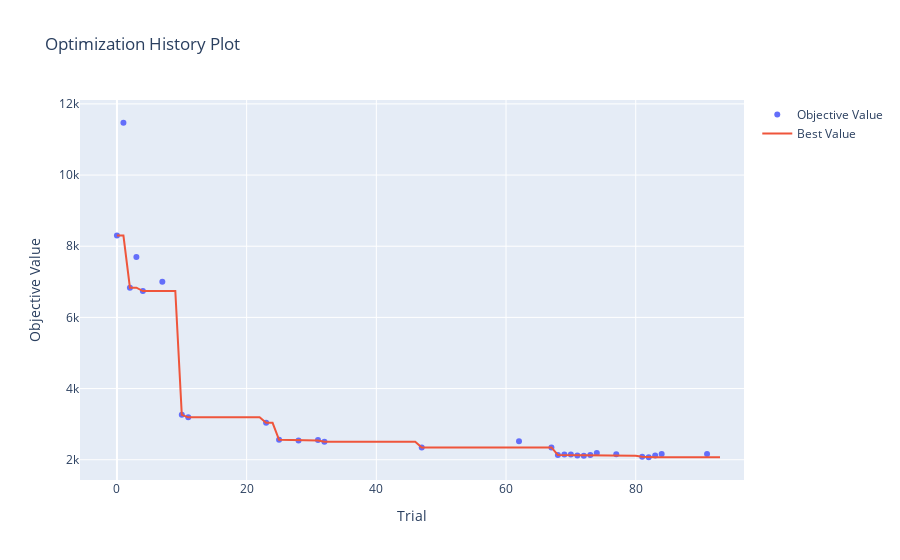
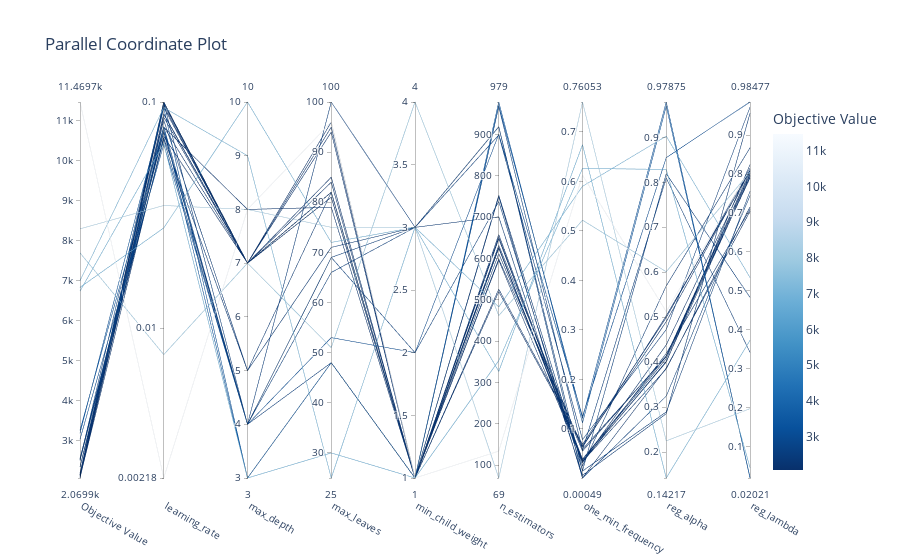
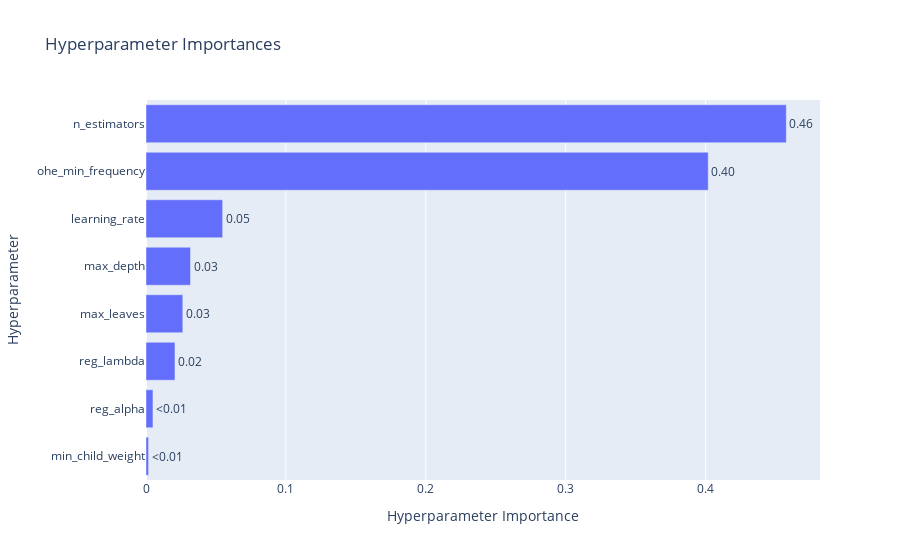

The notebook cell these images were saved under, in order:
### Markdown cell above
## 5. Visualizaciones (5 puntos)

<p align="center">
  <img src="https://media.tenor.com/F-LgB1xTebEAAAAd/look-at-this-graph-nickelback.gif">
</p>


Satisfecho con su trabajo, Fiu le pregunta si es posible generar visualizaciones que permitan entender el entrenamiento de su modelo.

A partir del siguiente <a href = https://optuna.readthedocs.io/en/stable/tutorial/10_key_features/005_visualization.html#visualization>enlace</a>, genere las siguientes visualizaciones:

1. Gráfico de historial de optimización [1 punto]
2. Gráfico de coordenadas paralelas [1 punto]
3. Gráfico de importancia de hiperparámetros [1 punto]

Comente sus resultados:

4. ¿Desde qué *trial* se empiezan a observar mejoras notables en sus resultados? [0.5 puntos]
5. ¿Qué tendencias puede observar a partir del gráfico de coordenadas paralelas? [1 punto]
6. ¿Cuáles son los hiperparámetros con mayor importancia para la optimización de su modelo? [0.5 puntos]

### Code cell
# Inserte su código acá
from optuna.visualization import (
    plot_optimization_history,
    plot_parallel_coordinate,
    plot_param_importances,
)

plot_optimization_history(study_prune).show()

plot_parallel_coordinate(study_prune).show()

plot_param_importances(study_prune).show()

### Figure 1 — Plotly figure (JSON) as saved in the notebook; plotly's stock layout.template omitted (floating-point values rounded to 4 significant figures)
{"data": [{"mode": "markers", "name": "Objective Value", "type": "scatter", "x": [0, 1, 2, 3, 4, 7, 10, 11, 23, 25, 28, 31, 32, 47, 62, 67, 68, 69, 70, 71, 72, 73, 74, 77, 81, 82, 83, 84, 91], "y": [8298.0, 11470.0, 6834.0, 7698.0, 6741.0, 7002.0, 3262.0, 3192.0, 3037.0, 2558.0, 2538.0, 2553.0, 2507.0, 2347.0, 2519.0, 2345.0, 2133.0, 2145.0, 2145.0, 2118.0, 2115.0, 2132.0, 2190.0, 2152.0, 2083.0, 2070.0, 2119.0, 2161.0, 2159.0]}, {"mode": "lines", "name": "Best Value", "type": "scatter", "x": [0, 1, 2, 3, 4, 5, 6, 7, 8, 9, 10, 11, 12, 13, 14, 15, 16, 17, 18, 19, 20, 21, 22, 23, 24, 25, 26, 27, 28, 29, 30, 31, 32, 33, 34, 35, 36, 37, 38, 39, 40, 41, 42, 43, 44, 45, 46, 47, 48, 49, 50, 51, 52, 53, 54, 55, 56, 57, 58, 59, 60, 61, 62, 63, 64, 65, 66, 67, 68, 69, 70, 71, 72, 73, 74, 75, 76, 77, 78, 79, 80, 81, 82, 83, 84, 85, 86, 87, 88, 89, 90, 91, 92, 93], "y": [8298.0, 8298.0, 6834.0, 6834.0, 6741.0, 6741.0, 6741.0, 6741.0, 6741.0, 6741.0, 3262.0, 3192.0, 3192.0, 3192.0, 3192.0, 3192.0, 3192.0, 3192.0, 3192.0, 3192.0, 3192.0, 3192.0, 3192.0, 3037.0, 3037.0, 2558.0, 2558.0, 2558.0, 2538.0, 2538.0, 2538.0, 2538.0, 2507.0, 2507.0, 2507.0, 2507.0, 2507.0, 2507.0, 2507.0, 2507.0, 2507.0, 2507.0, 2507.0, 2507.0, 2507.0, 2507.0, 2507.0, 2347.0, 2347.0, 2347.0, 2347.0, 2347.0, 2347.0, 2347.0, 2347.0, 2347.0, 2347.0, 2347.0, 2347.0, 2347.0, 2347.0, 2347.0, 2347.0, 2347.0, 2347.0, 2347.0, 2347.0, 2345.0, 2133.0, 2133.0, 2133.0, 2118.0, 2115.0, 2115.0, 2115.0, 2115.0, 2115.0, 2115.0, 2115.0, 2115.0, 2115.0, 2083.0, 2070.0, 2070.0, 2070.0, 2070.0, 2070.0, 2070.0, 2070.0, 2070.0, 2070.0, 2070.0, 2070.0, 2070.0]}, {"marker": {"color": "#cccccc"}, "mode": "markers", "name": "Infeasible Trial", "showlegend": false, "type": "scatter", "x": [], "y": []}], "layout": {"title": {"text": "Optimization History Plot"}, "xaxis": {"title": {"text": "Trial"}}, "yaxis": {"title": {"text": "Objective Value"}}}}

### Figure 2 — Plotly figure (JSON) as saved in the notebook; plotly's stock layout.template omitted (floating-point values rounded to 4 significant figures)
{"data": [{"dimensions": [{"label": "Objective Value", "range": [2070.0, 11470.0], "values": [8298.0, 11470.0, 6834.0, 7698.0, 6741.0, 7002.0, 3262.0, 3192.0, 3037.0, 2558.0, 2538.0, 2553.0, 2507.0, 2347.0, 2519.0, 2345.0, 2133.0, 2145.0, 2145.0, 2118.0, 2115.0, 2132.0, 2190.0, 2152.0, 2083.0, 2070.0, 2119.0, 2161.0, 2159.0]}, {"label": "learning_rate", "range": [-2.662, -1.0], "ticktext": ["0.00218", "0.01", "0.1"], "tickvals": [-2.662, -2, -1.0], "values": [-1.457, -2.662, -1.556, -2.116, -1.183, -1.025, -1.109, -1.026, -1.188, -1.127, -1.166, -1.11, -1.135, -1.081, -1.005, -1.159, -1.006, -1.016, -1.007, -1.0, -1.024, -1.0, -1.001, -1.052, -1.152, -1.067, -1.109, -1.111, -1.054]}, {"label": "max_depth", "range": [3, 10], "values": [8, 8, 10, 7, 3, 9, 3, 3, 4, 4, 4, 4, 4, 5, 4, 5, 7, 7, 7, 7, 7, 7, 7, 7, 7, 7, 7, 8, 7]}, {"label": "max_leaves", "range": [25, 100], "values": [75, 96, 72, 51, 30, 25, 48, 48, 53, 69, 100, 66, 69, 71, 48, 82, 82, 81, 82, 84, 82, 82, 82, 94, 81, 85, 96, 79, 95]}, {"label": "min_child_weight", "range": [1, 4], "values": [3, 1, 3, 4, 1, 3, 1, 1, 2, 2, 3, 3, 3, 3, 1, 1, 1, 1, 1, 1, 1, 1, 1, 1, 1, 1, 1, 1, 1]}, {"label": "n_estimators", "range": [69, 979], "values": [69, 134, 327, 462, 353, 483, 979, 970, 901, 738, 899, 919, 919, 701, 968, 753, 750, 627, 632, 612, 648, 626, 625, 652, 596, 599, 520, 526, 658]}, {"label": "ohe_min_frequency", "range": [0.00049, 0.7605], "values": [0.7605, 0.6125, 0.6741, 0.5216, 0.6263, 0.5902, 0.112, 0.1212, 0.125, 0.01548, 0.07809, 0.00049, 0.01446, 0.005854, 0.0567, 0.02507, 0.0005299, 0.0374, 0.05849, 0.05498, 0.03853, 0.03429, 0.03149, 0.03374, 0.03335, 0.06263, 0.06536, 0.0685, 0.03511]}, {"label": "reg_alpha", "range": [0.1422, 0.9787], "values": [0.2248, 0.5122, 0.1422, 0.601, 0.8287, 0.9028, 0.9695, 0.9787, 0.8549, 0.8192, 0.4726, 0.3245, 0.2892, 0.2853, 0.8097, 0.5696, 0.3867, 0.4076, 0.4121, 0.414, 0.4127, 0.4017, 0.4193, 0.3849, 0.4384, 0.5031, 0.4901, 0.4992, 0.4001]}, {"label": "reg_lambda", "range": [0.02021, 0.9848], "values": [0.1981, 0.8126, 0.3733, 0.8052, 0.0469, 0.5346, 0.0221, 0.02021, 0.9848, 0.4836, 0.9715, 0.7446, 0.7557, 0.9559, 0.3423, 0.8673, 0.7044, 0.7975, 0.7898, 0.8062, 0.8012, 0.7934, 0.7094, 0.7157, 0.8113, 0.8071, 0.8104, 0.815, 0.824]}], "labelangle": 30, "labelside": "bottom", "line": {"color": [8298.0, 11470.0, 6834.0, 7698.0, 6741.0, 7002.0, 3262.0, 3192.0, 3037.0, 2558.0, 2538.0, 2553.0, 2507.0, 2347.0, 2519.0, 2345.0, 2133.0, 2145.0, 2145.0, 2118.0, 2115.0, 2132.0, 2190.0, 2152.0, 2083.0, 2070.0, 2119.0, 2161.0, 2159.0], "colorbar": {"title": {"text": "Objective Value"}}, "colorscale": [[0, "rgb(247,251,255)"], [0.125, "rgb(222,235,247)"], [0.25, "rgb(198,219,239)"], [0.375, "rgb(158,202,225)"], [0.5, "rgb(107,174,214)"], [0.625, "rgb(66,146,198)"], [0.75, "rgb(33,113,181)"], [0.875, "rgb(8,81,156)"], [1, "rgb(8,48,107)"]], "reversescale": true, "showscale": true}, "type": "parcoords"}], "layout": {"title": {"text": "Parallel Coordinate Plot"}}}

### Figure 3 — Plotly figure (JSON) as saved in the notebook; plotly's stock layout.template omitted (floating-point values rounded to 4 significant figures)
{"data": [{"cliponaxis": false, "hovertemplate": ["min_child_weight (IntDistribution): 0.0018504753697630618<extra></extra>", "reg_alpha (FloatDistribution): 0.004974301017994508<extra></extra>", "reg_lambda (FloatDistribution): 0.020715943030772524<extra></extra>", "max_leaves (IntDistribution): 0.02631716438203364<extra></extra>", "max_depth (IntDistribution): 0.03181020987550636<extra></extra>", "learning_rate (FloatDistribution): 0.05479305946988664<extra></extra>", "ohe_min_frequency (FloatDistribution): 0.40186733918457185<extra></extra>", "n_estimators (IntDistribution): 0.4576715076694714<extra></extra>"], "name": "Objective Value", "orientation": "h", "text": ["<0.01", "<0.01", "0.02", "0.03", "0.03", "0.05", "0.40", "0.46"], "textposition": "outside", "type": "bar", "x": [0.00185, 0.004974, 0.02072, 0.02632, 0.03181, 0.05479, 0.4019, 0.4577], "y": ["min_child_weight", "reg_alpha", "reg_lambda", "max_leaves", "max_depth", "learning_rate", "ohe_min_frequency", "n_estimators"]}], "layout": {"title": {"text": "Hyperparameter Importances"}, "xaxis": {"title": {"text": "Hyperparameter Importance"}}, "yaxis": {"title": {"text": "Hyperparameter"}}}}
